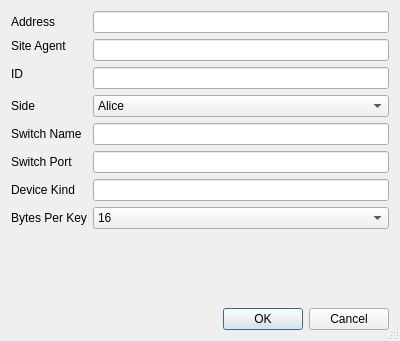
<?xml version="1.0" encoding="UTF-8"?>
<ui version="4.0">
 <class>cqp::DeviceEditor</class>
 <widget class="QDialog" name="cqp::DeviceEditor">
  <property name="geometry">
   <rect>
    <x>0</x>
    <y>0</y>
    <width>400</width>
    <height>341</height>
   </rect>
  </property>
  <property name="windowTitle">
   <string>Edit Device</string>
  </property>
  <property name="autoFillBackground">
   <bool>false</bool>
  </property>
  <property name="sizeGripEnabled">
   <bool>true</bool>
  </property>
  <property name="modal">
   <bool>true</bool>
  </property>
  <layout class="QGridLayout" name="gridLayout">
   <item row="3" column="1">
    <widget class="QLineEdit" name="id"/>
   </item>
   <item row="0" column="1">
    <widget class="QLineEdit" name="controlAddress"/>
   </item>
   <item row="5" column="1">
    <widget class="QLineEdit" name="switchName"/>
   </item>
   <item row="7" column="1">
    <widget class="QLineEdit" name="switchPort"/>
   </item>
   <item row="1" column="1" rowspan="2">
    <widget class="QLineEdit" name="siteAgent"/>
   </item>
   <item row="9" column="1">
    <widget class="QComboBox" name="bytesPerKey">
     <item>
      <property name="text">
       <string>16</string>
      </property>
     </item>
     <item>
      <property name="text">
       <string>32</string>
      </property>
     </item>
    </widget>
   </item>
   <item row="4" column="1">
    <widget class="QComboBox" name="side">
     <item>
      <property name="text">
       <string>Alice</string>
      </property>
     </item>
     <item>
      <property name="text">
       <string>Bob</string>
      </property>
     </item>
    </widget>
   </item>
   <item row="8" column="0">
    <widget class="QLabel" name="kindLbl">
     <property name="text">
      <string>Device Kind</string>
     </property>
     <property name="buddy">
      <cstring>kind</cstring>
     </property>
    </widget>
   </item>
   <item row="8" column="1">
    <widget class="QLineEdit" name="kind"/>
   </item>
   <item row="1" column="0">
    <widget class="QLabel" name="siteAgentLbl">
     <property name="text">
      <string>Site Agent</string>
     </property>
     <property name="buddy">
      <cstring>siteAgent</cstring>
     </property>
    </widget>
   </item>
   <item row="2" column="0" rowspan="2">
    <widget class="QLabel" name="idLbl">
     <property name="text">
      <string>ID</string>
     </property>
     <property name="buddy">
      <cstring>id</cstring>
     </property>
    </widget>
   </item>
   <item row="4" column="0">
    <widget class="QLabel" name="sideLbl">
     <property name="text">
      <string>Side</string>
     </property>
     <property name="buddy">
      <cstring>side</cstring>
     </property>
    </widget>
   </item>
   <item row="0" column="0">
    <widget class="QLabel" name="controlAddressLbl">
     <property name="text">
      <string>Address</string>
     </property>
     <property name="buddy">
      <cstring>controlAddress</cstring>
     </property>
    </widget>
   </item>
   <item row="5" column="0">
    <widget class="QLabel" name="switchNameLbl">
     <property name="text">
      <string>Switch Name</string>
     </property>
     <property name="buddy">
      <cstring>switchName</cstring>
     </property>
    </widget>
   </item>
   <item row="9" column="0">
    <widget class="QLabel" name="bytesPerKeyLbl">
     <property name="text">
      <string>Bytes Per Key</string>
     </property>
     <property name="buddy">
      <cstring>bytesPerKey</cstring>
     </property>
    </widget>
   </item>
   <item row="11" column="0" colspan="2">
    <widget class="QDialogButtonBox" name="buttonBox">
     <property name="orientation">
      <enum>Qt::Horizontal</enum>
     </property>
     <property name="standardButtons">
      <set>QDialogButtonBox::Cancel|QDialogButtonBox::Ok</set>
     </property>
    </widget>
   </item>
   <item row="10" column="0">
    <spacer name="verticalSpacer">
     <property name="orientation">
      <enum>Qt::Vertical</enum>
     </property>
     <property name="sizeHint" stdset="0">
      <size>
       <width>20</width>
       <height>40</height>
      </size>
     </property>
    </spacer>
   </item>
   <item row="7" column="0">
    <widget class="QLabel" name="switchPortLbl">
     <property name="text">
      <string>Switch Port</string>
     </property>
     <property name="buddy">
      <cstring>switchPort</cstring>
     </property>
    </widget>
   </item>
  </layout>
 </widget>
 <resources/>
 <connections>
  <connection>
   <sender>buttonBox</sender>
   <signal>accepted()</signal>
   <receiver>cqp::DeviceEditor</receiver>
   <slot>accept()</slot>
   <hints>
    <hint type="sourcelabel">
     <x>248</x>
     <y>254</y>
    </hint>
    <hint type="destinationlabel">
     <x>157</x>
     <y>274</y>
    </hint>
   </hints>
  </connection>
  <connection>
   <sender>buttonBox</sender>
   <signal>rejected()</signal>
   <receiver>cqp::DeviceEditor</receiver>
   <slot>reject()</slot>
   <hints>
    <hint type="sourcelabel">
     <x>316</x>
     <y>260</y>
    </hint>
    <hint type="destinationlabel">
     <x>286</x>
     <y>274</y>
    </hint>
   </hints>
  </connection>
 </connections>
</ui>
